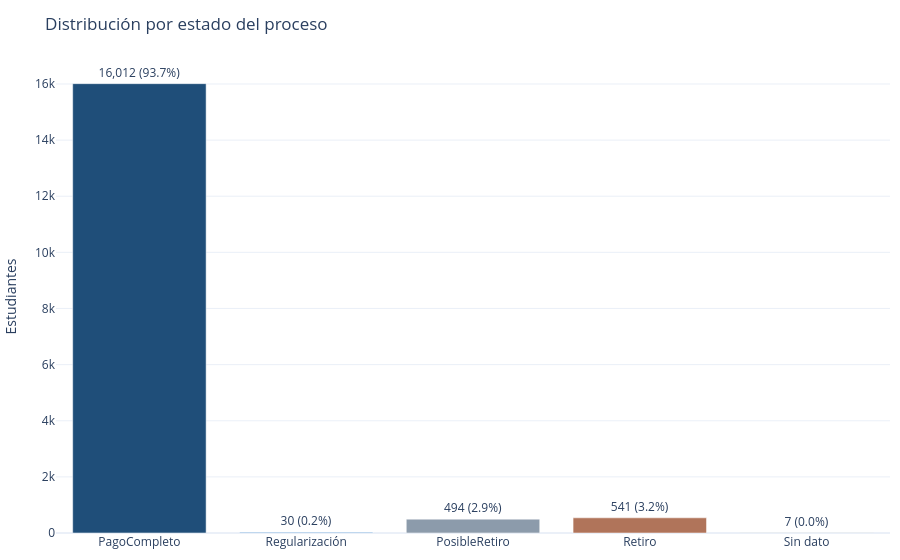

This figure's notebook cell:
### Markdown cell above
## 3. Estado del proceso (`AdEstado`)

Distribución de estudiantes por estado de pago/retiro, sobre el total de filas (no depende de tener colegio vinculado).

### Code cell
orden_estado = ["PagoCompleto", "Regularización", "PosibleRetiro", "Retiro"]
color_estado = {
    "PagoCompleto": COLOR_PRIMARIO,
    "Regularización": COLOR_TERCIARIO,
    "PosibleRetiro": COLOR_SECUNDARIO,
    "Retiro": COLOR_ALERTA,
}

estado_counts = df["AdEstado"].value_counts(dropna=False).reindex(orden_estado + [pd.NA]).dropna(how="all")
estado_df = df["AdEstado"].fillna("Sin dato").value_counts().reindex(orden_estado + ["Sin dato"]).dropna().reset_index()
estado_df.columns = ["AdEstado", "n"]
estado_df["pct"] = (estado_df["n"] / total * 100).round(1)

fig_estado = go.Figure(
    go.Bar(
        x=estado_df["AdEstado"],
        y=estado_df["n"],
        marker_color=[color_estado.get(e, COLOR_SECUNDARIO) for e in estado_df["AdEstado"]],
        text=estado_df.apply(lambda r: f"{r['n']:,} ({r['pct']}%)", axis=1),
        textposition="outside",
    )
)
fig_estado.update_layout(
    template="plotly_white",
    title="Distribución por estado del proceso",
    xaxis_title=None,
    yaxis_title="Estudiantes",
    showlegend=False,
    margin=dict(l=10, r=10, t=60, b=10),
)
fig_estado.show()
estado_df

### Figure 1 — Plotly figure (JSON) as saved in the notebook; plotly's stock layout.template omitted (floating-point values rounded to 4 significant figures)
{"data": [{"marker": {"color": ["#1F4E79", "#5D9BD5", "#8C9BAB", "#B0745A", "#8C9BAB"]}, "text": ["16,012 (93.7%)", "30 (0.2%)", "494 (2.9%)", "541 (3.2%)", "7 (0.0%)"], "textposition": "outside", "type": "bar", "x": ["PagoCompleto", "Regularización", "PosibleRetiro", "Retiro", "Sin dato"], "y": [16012, 30, 494, 541, 7]}], "layout": {"margin": {"b": 10, "l": 10, "r": 10, "t": 60}, "showlegend": false, "title": {"text": "Distribución por estado del proceso"}, "xaxis": {"title": {}}, "yaxis": {"title": {"text": "Estudiantes"}}}}
